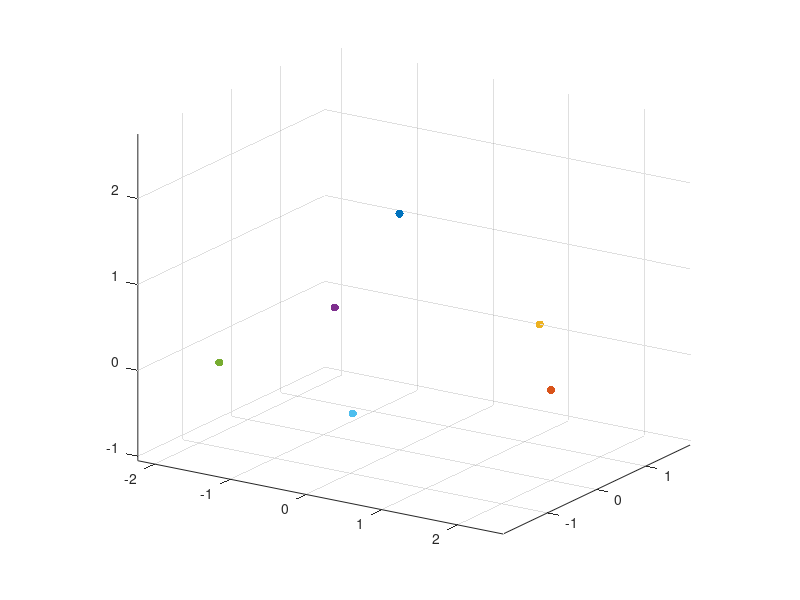
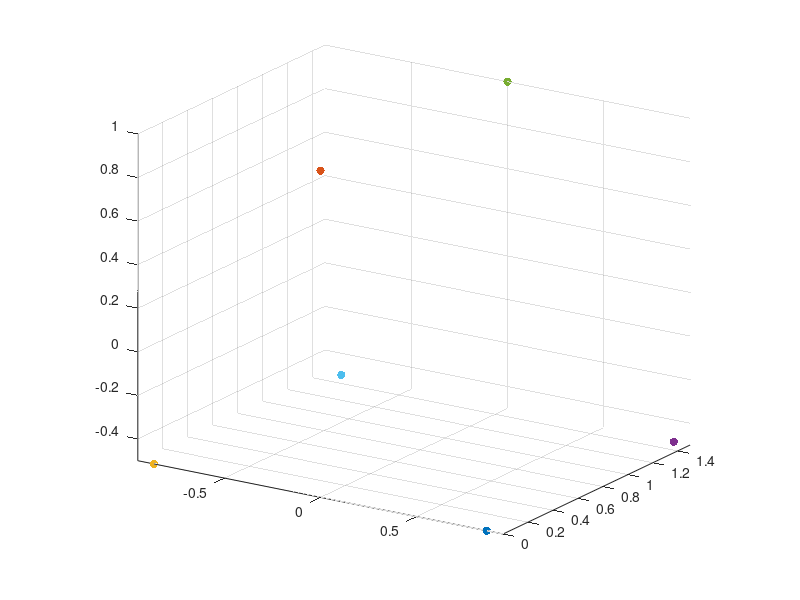
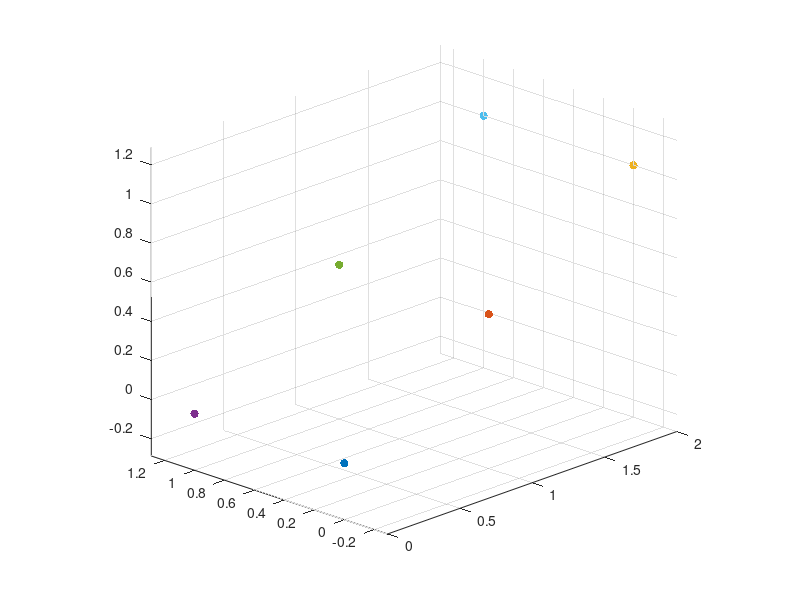

Recreate these plots in MATLAB, in order.
%% Pentagonal pyramid

% Pentagon
n = 5;
qAng = linspace(0,360,n+1);        % Desired locations of agents on the unit circle given in angle
qAng(end) = [];
pen = [cosd(qAng); sind(qAng); zeros(1,n)] * 2;

% Add base
Qs = [[0;0;1.7], pen];


figure;
hold on 
for i = 1 : 6
    scatter3(Qs(1,i),Qs(2,i),Qs(3,i), 'fill');
end
axis equal
grid on
view([33,18])


% adj = [0 1 1 1 1 1;
%        1 0 1 0 0 1;
%        1 1 0 1 0 0;
%        1 0 1 0 1 0;
%        1 0 0 1 0 1;
%        1 1 0 0 1 0]

adj = [0 0 1 1 0 1;
       0 0 1 0 0 1;
       1 1 0 1 0 0;
       1 0 1 0 1 0;
       0 0 0 1 0 1;
       1 1 0 0 1 0]


%% Triangular prism


% Equilateral triangle
n = 3;
qAng = linspace(-30,360-30,n+1);        % Desired locations of agents on the unit circle given in angle
qAng(end) = [];
tri = [cosd(qAng); sind(qAng); zeros(1,n)] * 1;

Qs1 = [tri(1,:); zeros(1,3); tri(2,:)];
Qs2 = [tri(1,:); 1.5*ones(1,3); tri(2,:)];

Qs = [Qs1, Qs2];

figure;
hold on 
for i = 1 : 6
    scatter3(Qs(1,i),Qs(2,i),Qs(3,i), 'fill');
end
axis equal
grid on
view([33,18])


adj = [0 1 1 1 0 0;
       1 0 1 0 1 0;
       1 1 0 0 0 1;
       1 0 0 0 1 1;
       0 1 0 1 0 1;
       0 0 1 1 1 0]
   

%% Slanted plane


Qs = [0  1   2  0 1   2;
      0  0   0  1 1   1;
      0  0.5 1  0 0.5 1];


figure;
hold on 
for i = 1 : 6
    scatter3(Qs(1,i),Qs(2,i),Qs(3,i), 'fill');
end
axis equal
grid on
view([-46,20])


adj = [0 1 1 1 0 0;
       1 0 1 0 1 0;
       1 1 0 0 0 1;
       1 0 0 0 1 1;
       0 1 0 1 0 1;
       0 0 1 1 1 0]
   
% adj = [0 0 1 1 0 0;
%        0 0 1 0 1 0;
%        1 1 0 0 0 1;
%        1 0 0 0 1 1;
%        0 1 0 1 0 1;
%        0 0 1 1 1 0]
